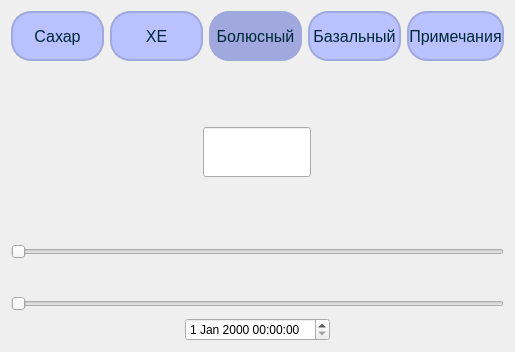
          <widget class="QWidget" name="tab_2">
           <attribute name="title">
            <string>Болюсный</string>
           </attribute>
           <layout class="QVBoxLayout" name="verticalLayout">
            <item>
             <layout class="QHBoxLayout" name="horizontalLayout_6">
              <item>
               <layout class="QVBoxLayout" name="verticalLayout_17">
                <item>
                 <layout class="QHBoxLayout" name="horizontalLayout_14">
                  <item>
                   <widget class="QPushButton" name="ButtonSugar_Bolus">
                    <property name="enabled">
                     <bool>true</bool>
                    </property>
                    <property name="sizePolicy">
                     <sizepolicy hsizetype="Fixed" vsizetype="Fixed">
                      <horstretch>0</horstretch>
                      <verstretch>0</verstretch>
                     </sizepolicy>
                    </property>
                    <property name="minimumSize">
                     <size>
                      <width>93</width>
                      <height>50</height>
                     </size>
                    </property>
                    <property name="styleSheet">
                     <string notr="true">QPushButton{font-family: 'Roboto medium';
font-size: 16px;
color: rgb(0, 39, 57);
background-color: rgb(185, 194, 255);
	border-color: rgb(160, 168, 221);
border: 2px solid rgb(160, 168, 221) ;
border-radius: 20px;}
QPushButton:pressed {
	background-color: rgb(160, 168, 221);
}</string>
                    </property>
                    <property name="text">
                     <string>Сахар</string>
                    </property>
                   </widget>
                  </item>
                  <item>
                   <widget class="QPushButton" name="ButtonHE_Bolus">
                    <property name="sizePolicy">
                     <sizepolicy hsizetype="Fixed" vsizetype="Fixed">
                      <horstretch>0</horstretch>
                      <verstretch>0</verstretch>
                     </sizepolicy>
                    </property>
                    <property name="minimumSize">
                     <size>
                      <width>93</width>
                      <height>50</height>
                     </size>
                    </property>
                    <property name="styleSheet">
                     <string notr="true">QPushButton{font-family: 'Roboto medium';
font-size: 16px;
color: rgb(0, 39, 57);
background-color: rgb(185, 194, 255);
	border-color: rgb(160, 168, 221);
border: 2px solid rgb(160, 168, 221) ;
border-radius: 20px;}
QPushButton:pressed {
	background-color: rgb(160, 168, 221);
}</string>
                    </property>
                    <property name="text">
                     <string>ХЕ</string>
                    </property>
                   </widget>
                  </item>
                  <item>
                   <widget class="QPushButton" name="ButtonBolus_Bolus">
                    <property name="sizePolicy">
                     <sizepolicy hsizetype="Fixed" vsizetype="Fixed">
                      <horstretch>0</horstretch>
                      <verstretch>0</verstretch>
                     </sizepolicy>
                    </property>
                    <property name="minimumSize">
                     <size>
                      <width>93</width>
                      <height>50</height>
                     </size>
                    </property>
                    <property name="styleSheet">
                     <string notr="true">QPushButton{font-family: 'Roboto medium';
font-size: 16px;
color: rgb(0, 39, 57);
background-color: rgb(160, 168, 221);
	border-color: rgb(160, 168, 221);
border: 2px solid rgb(160, 168, 221) ;
border-radius: 20px;}
QPushButton:pressed {
	background-color: rgb(160, 168, 221);
}</string>
                    </property>
                    <property name="text">
                     <string>Болюсный</string>
                    </property>
                   </widget>
                  </item>
                  <item>
                   <widget class="QPushButton" name="ButtonBazal_Bolus">
                    <property name="sizePolicy">
                     <sizepolicy hsizetype="Fixed" vsizetype="Fixed">
                      <horstretch>0</horstretch>
                      <verstretch>0</verstretch>
                     </sizepolicy>
                    </property>
                    <property name="minimumSize">
                     <size>
                      <width>93</width>
                      <height>50</height>
                     </size>
                    </property>
                    <property name="styleSheet">
                     <string notr="true">QPushButton{font-family: 'Roboto medium';
font-size: 16px;
color: rgb(0, 39, 57);
background-color: rgb(185, 194, 255);
	border-color: rgb(160, 168, 221);
border: 2px solid rgb(160, 168, 221) ;
border-radius: 20px;}
QPushButton:pressed {
	background-color: rgb(160, 168, 221);
}</string>
                    </property>
                    <property name="text">
                     <string>Базальный</string>
                    </property>
                   </widget>
                  </item>
                  <item>
                   <widget class="QPushButton" name="ButtonNotes_Bolus">
                    <property name="sizePolicy">
                     <sizepolicy hsizetype="Fixed" vsizetype="Fixed">
                      <horstretch>0</horstretch>
                      <verstretch>0</verstretch>
                     </sizepolicy>
                    </property>
                    <property name="minimumSize">
                     <size>
                      <width>93</width>
                      <height>50</height>
                     </size>
                    </property>
                    <property name="styleSheet">
                     <string notr="true">QPushButton{font-family: 'Roboto medium';
font-size: 16px;
color: rgb(0, 39, 57);
background-color: rgb(185, 194, 255);
	border-color: rgb(160, 168, 221);
border: 2px solid rgb(160, 168, 221) ;
border-radius: 20px;}
QPushButton:pressed {
	background-color: rgb(160, 168, 221);
}</string>
                    </property>
                    <property name="text">
                     <string>Примечания</string>
                    </property>
                   </widget>
                  </item>
                 </layout>
                </item>
                <item>
                 <spacer name="verticalSpacer_27">
                  <property name="orientation">
                   <enum>Qt::Vertical</enum>
                  </property>
                  <property name="sizeType">
                   <enum>QSizePolicy::Fixed</enum>
                  </property>
                  <property name="sizeHint" stdset="0">
                   <size>
                    <width>20</width>
                    <height>60</height>
                   </size>
                  </property>
                 </spacer>
                </item>
                <item>
                 <layout class="QVBoxLayout" name="verticalLayout_28">
                  <property name="spacing">
                   <number>7</number>
                  </property>
                  <item alignment="Qt::AlignHCenter">
                   <widget class="QLineEdit" name="lineEdit_14">
                    <property name="sizePolicy">
                     <sizepolicy hsizetype="Fixed" vsizetype="Fixed">
                      <horstretch>0</horstretch>
                      <verstretch>0</verstretch>
                     </sizepolicy>
                    </property>
                    <property name="minimumSize">
                     <size>
                      <width>100</width>
                      <height>50</height>
                     </size>
                    </property>
                    <property name="text">
                     <string/>
                    </property>
                   </widget>
                  </item>
                  <item>
                   <spacer name="verticalSpacer_28">
                    <property name="orientation">
                     <enum>Qt::Vertical</enum>
                    </property>
                    <property name="sizeType">
                     <enum>QSizePolicy::Fixed</enum>
                    </property>
                    <property name="sizeHint" stdset="0">
                     <size>
                      <width>20</width>
                      <height>60</height>
                     </size>
                    </property>
                   </spacer>
                  </item>
                  <item>
                   <widget class="QSlider" name="horizontalSlider_27">
                    <property name="styleSheet">
                     <string notr="true">image: url(:/new/prefix1/resourses/images/0AB93DB0-B961-4EA3-9FDA-E0FB72846433-removebg-preview.png);</string>
                    </property>
                    <property name="orientation">
                     <enum>Qt::Horizontal</enum>
                    </property>
                   </widget>
                  </item>
                  <item>
                   <spacer name="verticalSpacer_29">
                    <property name="orientation">
                     <enum>Qt::Vertical</enum>
                    </property>
                    <property name="sizeType">
                     <enum>QSizePolicy::Fixed</enum>
                    </property>
                    <property name="sizeHint" stdset="0">
                     <size>
                      <width>20</width>
                      <height>30</height>
                     </size>
                    </property>
                   </spacer>
                  </item>
                  <item>
                   <widget class="QSlider" name="horizontalSlider_28">
                    <property name="styleSheet">
                     <string notr="true">image: url(:/new/prefix1/resourses/2.png);</string>
                    </property>
                    <property name="orientation">
                     <enum>Qt::Horizontal</enum>
                    </property>
                   </widget>
                  </item>
                  <item alignment="Qt::AlignHCenter|Qt::AlignVCenter">
                   <widget class="QDateTimeEdit" name="dateTimeEdit_14">
                    <property name="sizePolicy">
                     <sizepolicy hsizetype="Fixed" vsizetype="Fixed">
                      <horstretch>0</horstretch>
                      <verstretch>0</verstretch>
                     </sizepolicy>
                    </property>
                    <property name="baseSize">
                     <size>
                      <width>140</width>
                      <height>40</height>
                     </size>
                    </property>
                    <property name="layoutDirection">
                     <enum>Qt::LeftToRight</enum>
                    </property>
                    <property name="calendarPopup">
                     <bool>false</bool>
                    </property>
                    <property name="timeSpec">
                     <enum>Qt::LocalTime</enum>
                    </property>
                   </widget>
                  </item>
                 </layout>
                </item>
               </layout>
              </item>
             </layout>
            </item>
           </layout>
          </widget>
